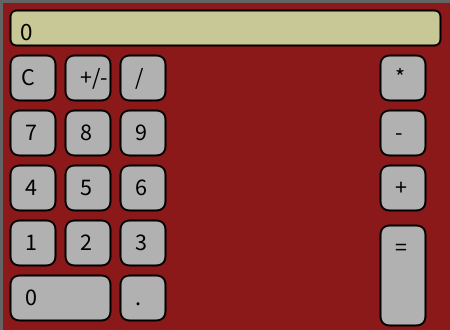
Frame 1 (no input)
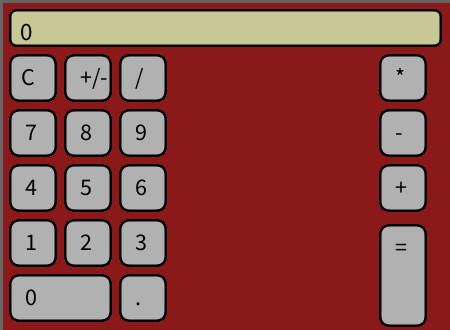
Frame 60 (the mouse pressed at the canvas centre just before this capture)
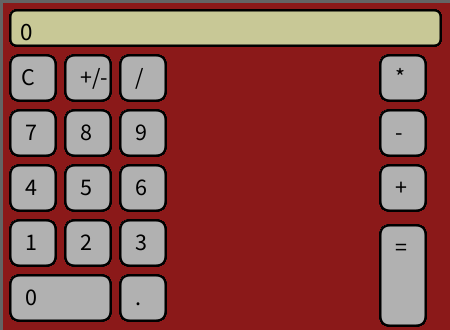
Frame 120 (the mouse held since frame 60 and released just before this capture)

The Processing sketch that drew these frames (run headless with seeded random() and noise(); from frame 60 on, the mouse is pressed at the canvas centre):

// Processing sketch: calc
// ── calc.pde
CalcButton[] numButtons = new CalcButton[10];
CalcButton[] opButtons = new CalcButton[7];
CalcButton[] spButtons = new CalcButton[1];


String displayValue = "0";
String valueToCompute = "";
String valueToCompute2 = "";
float valueToComputeI = 0;
float valueToComputeI2 = 0;
float result = 0;
char opValue = ' ';
boolean firstNum;

void setup() {
  size(450, 330);
  background(50, 55, 55);
  frameRate(10);
  fill(#8B1919);
  strokeWeight(3);
  stroke(100);
  rect(1, 1, 497, 497);

  numButtons[0] = new CalcButton(10, 275).asNumber(0, 100, 45);
  numButtons[1] = new CalcButton(10, 220).asNumber(1, 45, 45);
  numButtons[2] = new CalcButton(65, 220).asNumber(2, 45, 45);
  numButtons[3] = new CalcButton(120, 220).asNumber(3, 45, 45);
  numButtons[4] = new CalcButton(10, 165).asNumber(4, 45, 45);
  numButtons[5] = new CalcButton(65, 165).asNumber(5, 45, 45);
  numButtons[6] = new CalcButton(120, 165).asNumber(6, 45, 45);
  numButtons[7] = new CalcButton(10, 110).asNumber(7, 45, 45);
  numButtons[8] = new CalcButton(65, 110).asNumber(8, 45, 45);
  numButtons[9] = new CalcButton(120, 110).asNumber(9, 45, 45);
  opButtons[0] = new CalcButton(380, 165).asOperator("+", 45, 45);
  opButtons[1] = new CalcButton(10, 55).asOperator("C", 45, 45);
  opButtons[2] = new CalcButton(380, 225).asOperator("=", 45, 100);
  opButtons[3] = new CalcButton(380, 110).asOperator("-", 45, 45);
  opButtons[4] = new CalcButton(380, 55).asOperator("*", 45, 45);
  opButtons[5] = new CalcButton(65, 55).asOperator("+/-", 45, 45);
  opButtons[6] = new CalcButton(120, 55).asOperator("/", 45, 45);
  spButtons[0] = new CalcButton(120, 275).asSpecial(".",45,45);
  firstNum = true;
}  

void draw() { 
  for (int i=0; i<numButtons.length; i++) {
    numButtons[i].display();
    numButtons[i].click(mouseX, mouseY);
  }
  for (int i=0; i<opButtons.length; i++) {
    opButtons[i].display();
    opButtons[i].click(mouseX, mouseY);
  }
  for (int i=0; i<spButtons.length; i++) {
    spButtons[i].display();
  }
  updateDisplay();
}

void mousePressed() {
  for (int i=0; i<numButtons.length; i++) {
    CalcButton inumButton = numButtons[i];
    inumButton.click(mouseX, mouseY);
    if (inumButton.overBox) {
      if (firstNum) {
        println(i + " " + inumButton.numButtonValue);
        valueToCompute += int(inumButton.numButtonValue);
        displayValue = valueToCompute;
      } else {
        valueToCompute2 += int(inumButton.numButtonValue);
        displayValue = valueToCompute2;
      }
    }
  } 
  for (int i=0; i<opButtons.length; i++) {
    CalcButton iOpButton = opButtons[i];
    iOpButton.click(mouseX, mouseY);
    if (iOpButton.overBox) {
      if (opButtons[i].opButtonValue == "C") {
        displayValue = "0";
        opValue = 'C';
        valueToCompute = "";
        valueToCompute2 = "";
        valueToComputeI = 0;
        valueToComputeI = 0;
        result = 0;
        firstNum = true;
      } else if (opButtons[i].opButtonValue == "=") {
        // Perform calculation
        firstNum = true;
        performCalculation();
      } else if (iOpButton.opButtonValue == "+") {
        if (result != 0) {
          opValue = '+';
          valueToCompute2 = "";
          firstNum = false;
          displayValue = "+";
        } else {
          opValue = '+';
          firstNum = false;
          displayValue = "+";
        }
      } else if (iOpButton.opButtonValue == "*") {
        if (result != 0) {
          opValue = '*';
          valueToCompute2 = "";
          firstNum = false;
          displayValue = "*";
        } else {
          opValue = '*';
          firstNum = false;
          displayValue = "*";
        }
      } else if (iOpButton.opButtonValue == "/") {
        if (result != 0) {
          opValue = '/';
          valueToCompute2 = "";
          firstNum = false;
          displayValue = "/";
        } else {
          opValue = '/';
          firstNum = false;
          displayValue = "/";
        }
      } else if (iOpButton.opButtonValue == "-") {
        if (result != 0) {
          opValue = '-';
          valueToCompute2 = "";
          firstNum = false;
          displayValue = "-";
        } else {
          opValue = '-';
          firstNum = false;
          displayValue = "-";
        }
      }
    }
  }
}
void performCalculation() {
  valueToComputeI = float(valueToCompute);
  valueToComputeI2 = float(valueToCompute2);
  if (opValue == '+') {
    result = valueToComputeI + valueToComputeI2;
    displayValue = str(result);
  } 
  if (opValue == '-') {
    result = valueToComputeI - valueToComputeI2;
    displayValue = str(result);
  } 
  if (opValue == '*') {
    result = valueToComputeI * valueToComputeI2;
    displayValue = str(result);
  } 
  if (opValue == '/') {
    result = valueToComputeI / valueToComputeI2;
    displayValue = str(result);
  } 
  // let = work multiple times
  if (firstNum) {
    valueToCompute = displayValue;
  } else {
    valueToCompute = displayValue;
    valueToCompute2 = "";
  }
}

void updateDisplay() {
  fill(200, 200, 150);
  rect(10, 10, 430, 35, 7);
  fill(0);
  textSize(25);
  text(displayValue, 20, 40);
}  
// ── CalcButton.pde
class CalcButton {
  boolean isNumber;
  boolean isSpecial;
  float numButtonValue;
  String opButtonValue;
  String spButtonValue;
  float xpos;
  float ypos;
  int buttonW = 45;
  int buttonH = 45;
  boolean overBox = false;

  CalcButton(float tempXpos, float tempYpos) {
    xpos = tempXpos;
    ypos = tempYpos;
  }   
  
  CalcButton asNumber(float tempNumButtonValue, int tempW, int tempH) {
    isNumber = true;
    numButtonValue = tempNumButtonValue;
    buttonW = tempW;
    buttonH = tempH;
    return this;
  }
  CalcButton asOperator(String tempOpButtonValue, int tempW, int tempH) {
    opButtonValue = tempOpButtonValue;
    buttonW = tempW;
    buttonH = tempH;
    return this;
  }
  CalcButton asSpecial(String tempSpButtonValue, int tempW, int tempH) {
    opButtonValue = tempSpButtonValue;
    buttonW = tempW;
    buttonH = tempH;
    return this;
  }
  
  void display() {
    if(isNumber) {
      fill(177);
      stroke(0);
      strokeWeight(2);
      rect(xpos, ypos, buttonW, buttonH, 10);
      fill(0);
      textSize(24);
      text(int(numButtonValue), xpos+15, ypos+30);
    } else if (opButtonValue == "C") {
      fill(177);
      stroke(0);
      strokeWeight(2);
      rect(xpos, ypos, buttonW, buttonH, 10);
      fill(0);
      textSize(24);
      text(opButtonValue, xpos+11, ypos+30);
    } else {
      fill(177);
      stroke(0);
      strokeWeight(2);
      rect(xpos, ypos, buttonW, buttonH, 10);
      fill(0);
      textSize(24);
      text(opButtonValue, xpos+15, ypos+30);
    }
  }
  
  void click(int x, int y) {
    overBox = x > xpos && x < xpos+buttonW && y > ypos && y < ypos+buttonH;
  }
}
